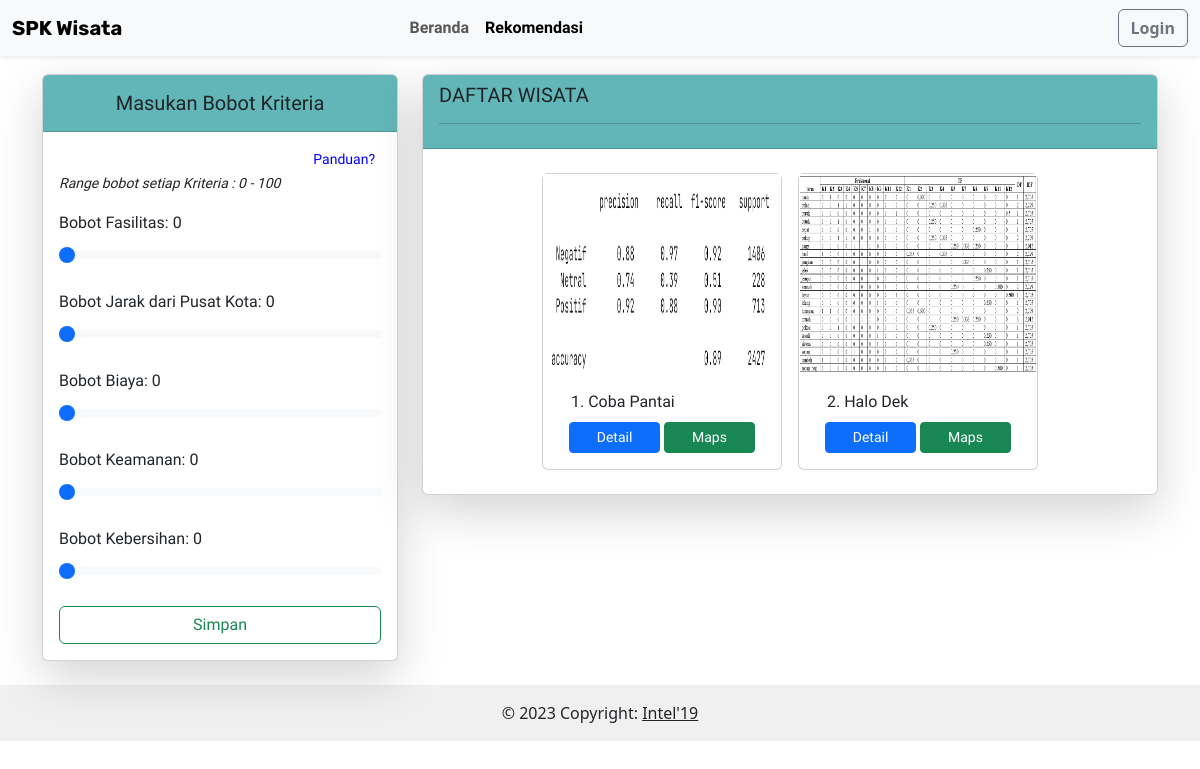
Screenshot of /rekomendasi.php with the database file from the repository.
### tables this page shows
CREATE TABLE `alternatif` (
  `id_alternatif` int(5) NOT NULL,
  `nama_alternatif` varchar(255) NOT NULL,
  `alamat` text NOT NULL,
  `gambar` varchar(255) NOT NULL,
  `latitude` varchar(255) NOT NULL,
  `longitude` varchar(255) NOT NULL,
  `rating` int(1) NOT NULL,
  `biaya_alt` int(11) NOT NULL,
  `fasilitas_alt` text NOT NULL,
  `jarak_alt` decimal(10,2) NOT NULL
);

### user_area/hitung.php (called while the page is built, shortened)
<?php
$bobot_c1 = $C1;
$bobot_c2 = $C2;
$bobot_c3 = $C3;
$bobot_c4 = $C4;
$bobot_c5 = $C5;
$kedekatan_rel = array();

### rekomendasi.php (the view, shortened to what this page needs)
<?php
$post = false;
$biaya = 0;
$fasilitas = 0;
$jarak_kota = 0;
$keamanan = 0;
$kebersihan = 0;
$C1 = 0.1;
$C2 = 0.1;
$C3 = 0.1;
$C4 = 0.1;
$C5 = 0.1;
include_once './user_area/hitung.php';
?>
<!DOCTYPE html>
<html>
<head>
    <link href="https://cdn.jsdelivr.net/npm/bootstrap@5.3.0/dist/css/bootstrap.min.css" rel="stylesheet"
 />
    <link rel="stylesheet" href="./assets/vendor/fontawesome-free/css/all.min.css">
    <link href="./assets/DataTables/datatables.min.css" rel="stylesheet" />
    <link rel="stylesheet" href="https://unpkg.com/leaflet@1.7.1/dist/leaflet.css" />
    <link rel="stylesheet" href="https://cdnjs.cloudflare.com/ajax/libs/font-awesome/4.7.0/css/font-awesome.min.css">
    <link rel="stylesheet" href="https://cdn.jsdelivr.net/npm/sweetalert2@11/dist/sweetalert2.min.css">
    <link rel="stylesheet" href="https://cdnjs.cloudflare.com/ajax/libs/lightbox2/2.11.3/css/lightbox.min.css">
</head>
<body>
    <section class="">
        <nav class="navbar fixed-top navbar-transparent shadow-sm navbar-expand-lg bg-body-tertiary">
            <div class="container-fluid">
                <a class="navbar-brand fw-bolder" href="#">SPK Wisata</a>
                <div class="collapse navbar-collapse" id="navbarSupportedContent">
                    <ul class="navbar-nav ms-auto me-auto mb-2 mb-lg-0">
                        <li class="nav-item">
                            <a class="nav-link fw-bolder" aria-current="page" href="./home.php">Beranda</a>
                        </li>
                        <li class="nav-item">
                            <a class="nav-link fw-bolder active" aria-current="page"
                                href="./rekomendasi.php">Rekomendasi</a>
                        </li>
                    </ul>
                    <ul class="navbar-nav ms-auto mb-2 mb-lg-0">
                        <li class="nav-item">
                            <a class="btn btn-outline-secondary fw-bolder" aria-current="page"
                                href="./auth/login.php">Login</a>
                        </li>
                    </ul>
                </div>
            </div>
        </nav>
        <div class="container mt-5 pt-3" style="font-family: 'Prompt', sans-serif;">
            <div class="row">
                <div class="col-md-4 mt-3 mb-4">
                    <div class="card shadow-lg">
                        <?php if($post == false):?>
                        <div class="card-header" style="background-color:#62B6B7">
                            <h5 class="text-center pt-2 col-12">
                                Masukan Bobot Kriteria
                            </h5>
                        </div>
                        <form method="post" id="kriteriaForm" action="">
                            <div class="card-body">
                                <button type="button" id="btn-like-link"
                                    class="button-like-link col-lg-12 d-flex justify-content-end"><small
                                        class="">Panduan?</small></button>
                                <i><small>Range bobot setiap Kriteria : 0 - 100</small></i>
                                <div class="mb-3 mt-3">
                                    <span id="weightDisplay1">Bobot <label for="bobot_kriteria"
                                            class="form-label">Fasilitas</label>: 0</span>
                                    <input type="range" min="0" oninput="updateWeight1(this.value)" max="100"
                                        value="<?=$fasilitas;?>" class="form-range bobot-kriteria"
                                        name="t_bobot_kriteria[]">
                                </div>
                                <div class="mb-3 mt-3">
                                    <span id="weightDisplay2">Bobot <label for="bobot_kriteria" class="form-label">Jarak
                                            dari Pusat Kota</label>: 0</span>
                                    <input type="range" min="0" oninput="updateWeight2(this.value)" max="100"
                                        value="<?=$jarak_kota;?>" class="form-range bobot-kriteria"
                                        name="t_bobot_kriteria[]">
                                </div>
                                <div class="mb-3 mt-3">
                                    <span id="weightDisplay3">Bobot <label for="bobot_kriteria"
                                            class="form-label">Biaya</label>: 0</span>
                                    <input type="range" min="0" oninput="updateWeight3(this.value)" value="<?=$biaya;?>"
                                        max="100" class="form-range bobot-kriteria" name="t_bobot_kriteria[]">
                                </div>
                                <div class="mb-3 mt-3">
                                    <span id="weightDisplay4">Bobot <label for="bobot_kriteria"
                                            class="form-label">Keamanan</label>: 0</span>
                                    <input type="range" min="0" oninput="updateWeight4(this.value)" max="100"
                                        class="form-range bobot-kriteria" value="<?=$keamanan;?>"
                                        name="t_bobot_kriteria[]">
                                </div>
                                <div class="mb-3 mt-3">
                                    <span id="weightDisplay5">Bobot <label for="bobot_kriteria"
                                            class="form-label">Kebersihan</label>: 0</span>
                                    <input type="range" min="0" oninput="updateWeight5(this.value)" max="100"
                                        class="form-range bobot-kriteria" value="<?=$kebersihan;?>"
                                        name="t_bobot_kriteria[]">
                                </div>
                                <button type="submit" name="simpan" onclick="return validateTotal()"
                                    class="btn col-12 btn-outline-success">
                                    Simpan
                                </button>
                            </div>
                        </form>
                        <?php endif;?>
                    </div>
                </div>
                <div class="col-md-8 mt-3 mb-3">
                    <div class="card shadow-lg">
                        <div class="card-header" style="background-color:#62B6B7">
                            <h5 class="text-start">DAFTAR WISATA</h5>
                            <hr>
                        </div>
                        <div class="card-body">
                            <div class="container">
                                <div class="row d-flex justify-content-center" id="cardContainer">
                                    <?php foreach($kedekatan_rel as $key => $value):?>
                                    <div class="card col-lg-3 m-2" style="width: 15rem;">
                                        <a class="card-img-top" style="margin-left: -12px; margin-rigth:-12px;"
                                            href="./user_area/gambar/<?= $value['gambar'] == '-'? 'no-img.png': $value['gambar'];?>"
                                            data-lightbox="image-1" data-title="<?= $value['nama_alternatif']; ?>"><img
                                                style="width:238px; height:200px;"
                                                src="./user_area/gambar/<?= $value['gambar'] == '-'? 'no-img.png': $value['gambar']; ?>"
                                                alt=""></a>
                                        <div class="card-body">
                                            <p class="card-title"><?= $key + 1; ?>. <?= $value['nama_alternatif']; ?>
                                            </p>
                                            <div class="d-flex justify-content-center">
                                                <button type="button" class="btn col-lg-6 me-1 btn-sm btn-primary"
                                                    data-toggle="collapse"
                                                    data-target="#detail<?= $key; ?>">Detail</button>
                                                <a target="_blank"
                                                    href="https://www.google.com/maps/dir/?api=1&destination=<?=$value['lat'];?>,<?=$value['long'];?>"
                                                    class="btn col-lg-6 btn-sm btn-success">Maps</a>
                                            </div>
                                        </div>
                                    </div>
                                    <?php endforeach;?>
                                </div>
                            </div>
                        </div>
                    </div>
                </div>
            </div>
        </div>
        <footer class="bg-white text-center text-lg-start">
            <div class="text-center p-3" style="background-color: #F0F0F0;">
                © 2023 Copyright:
                <a class="text-dark" href="https://www.instagram.com/ilkom19_unc/">Intel'19</a>
            </div>
        </footer>
</body>
</html>

### rekomendasi.php (style rules this page uses)
.navbar-transparent { background-color: hsl(0, 0%, 96%); }
@media (min-width: 992px) { .navbar-transparent { margin-bottom: -40px; } }
.navbar-brand { font-family: 'Rubik', sans-serif; }
.nav-link { font-family: 'Prompt', sans-serif; }
.button-like-link { background: none; border: none; color: blue; text-decoration: none; cursor: pointer; }

### rows the page displays
alternatif: gambar (picture), nama_alternatif "Coba Pantai"
alternatif: gambar (picture), nama_alternatif "Halo Dek"
